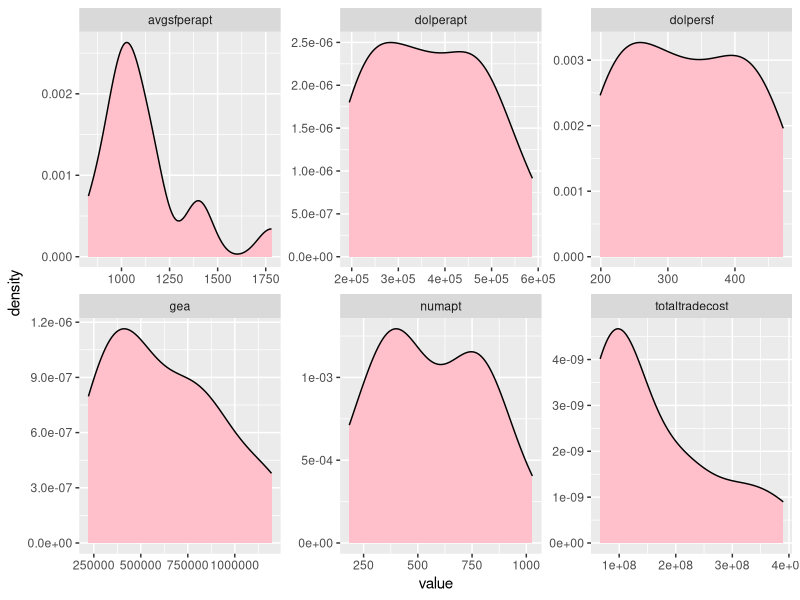
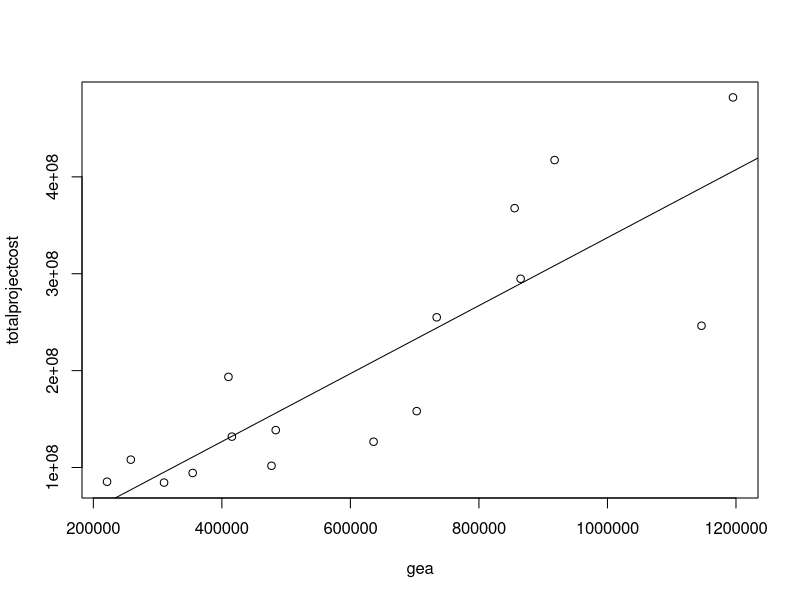
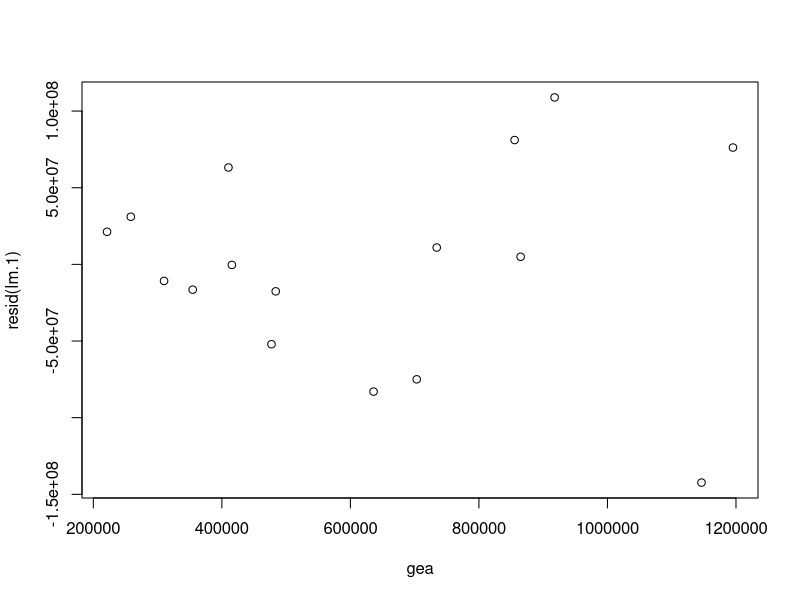
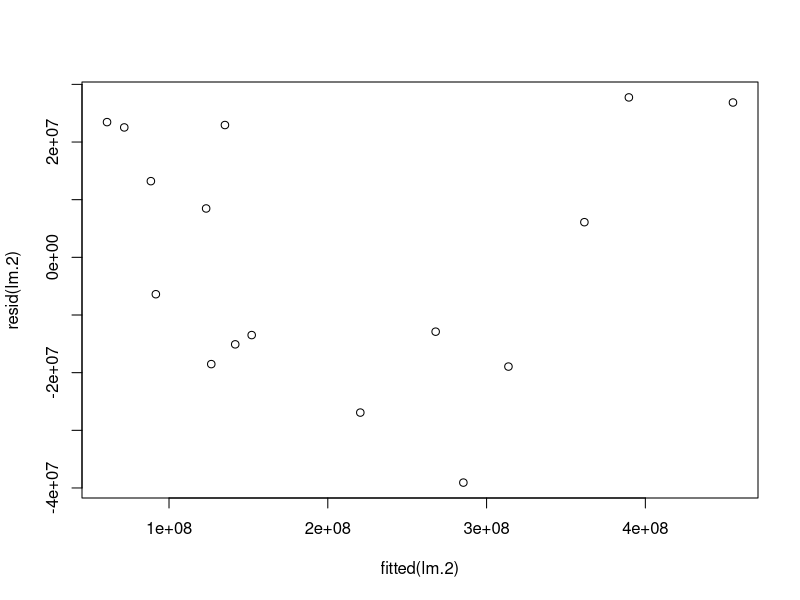

R code for these plots, in order: (Note: this script raises an error after producing the figures.)
## ---- chunk 1
knitr::opts_chunk$set(echo = TRUE)
## ---- chunk 2
library(tidyverse) #readr, dplyr, tidyr, stringr, tibble, ggplot2
library(knitr)
library(scales)
library(kableExtra)
library(readxl)
library(ggrepel)
library(skimr)
## ---- chunk 3
showtable <- function(data, title) {
  kable(data, caption = title) %>%
  kable_styling(bootstrap_options = c("striped", "hover", "condensed"))
}
## ---- chunk 4
costreport <- read_csv("costreportsummary.csv")
## ---- chunk 5
showtable(costreport, title="")
## ---- chunk 6
data <- costreport %>% select(gea:totaltradecost)
data <- data[1:16,] 

showtable(data, title="")
## ---- chunk 7
skim(data)
## ---- chunk 8
data %>% 
  select(-totalprojectcost) %>%
  gather() %>% 
  ggplot(aes(x= value)) + 
  geom_density(fill='pink') + 
  facet_wrap(~key, scales = 'free')
## ---- chunk 9
lm.1 <- lm(totalprojectcost ~ gea, data = data)
summary(lm.1)
## ---- chunk 10
lm.2 <- lm(totalprojectcost ~ gea + numapt + avgsfperapt + dolpersf + dolperapt, data = data)
summary(lm.2)
## ---- chunk 11
plot(totalprojectcost ~ gea, data=data)
abline(lm.1)
## ---- chunk 12
plot(resid(lm.1) ~ gea, data=data)
## ---- chunk 13
plot(resid(lm.2) ~ fitted(lm.2), data=data)
## ---- chunk 14
lm.3 <- lm(totalprojectcost ~ log(gea) + numapt + avgsfperapt + dolpersf + dolperapt, data = data)
summary(lm.3)
## ---- chunk 15
predict(lm.1, c(830000))
